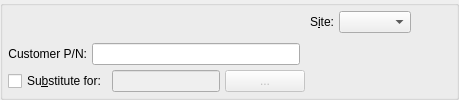
        <widget class="QGroupBox" name="_itemGroup">
         <property name="sizePolicy">
          <sizepolicy hsizetype="Minimum" vsizetype="MinimumExpanding">
           <horstretch>0</horstretch>
           <verstretch>0</verstretch>
          </sizepolicy>
         </property>
         <property name="title">
          <string/>
         </property>
         <layout class="QGridLayout">
          <property name="leftMargin">
           <number>5</number>
          </property>
          <property name="topMargin">
           <number>5</number>
          </property>
          <property name="rightMargin">
           <number>5</number>
          </property>
          <property name="bottomMargin">
           <number>5</number>
          </property>
          <property name="spacing">
           <number>5</number>
          </property>
          <item row="0" column="0" colspan="3">
           <widget class="ItemCluster" name="_item">
            <property name="sizePolicy">
             <sizepolicy hsizetype="Minimum" vsizetype="Preferred">
              <horstretch>0</horstretch>
              <verstretch>0</verstretch>
             </sizepolicy>
            </property>
            <property name="focusPolicy">
             <enum>Qt::StrongFocus</enum>
            </property>
           </widget>
          </item>
          <item row="2" column="0" colspan="3">
           <layout class="QHBoxLayout">
            <item>
             <widget class="QCheckBox" name="_sub">
              <property name="focusPolicy">
               <enum>Qt::NoFocus</enum>
              </property>
              <property name="text">
               <string>Su&amp;bstitute for:</string>
              </property>
             </widget>
            </item>
            <item>
             <widget class="ItemLineEdit" name="_subItem">
              <property name="enabled">
               <bool>false</bool>
              </property>
              <property name="focusPolicy">
               <enum>Qt::StrongFocus</enum>
              </property>
             </widget>
            </item>
            <item>
             <widget class="QPushButton" name="_subItemList">
              <property name="enabled">
               <bool>false</bool>
              </property>
              <property name="focusPolicy">
               <enum>Qt::NoFocus</enum>
              </property>
              <property name="text">
               <string> ... </string>
              </property>
             </widget>
            </item>
            <item>
             <spacer>
              <property name="orientation">
               <enum>Qt::Horizontal</enum>
              </property>
              <property name="sizeHint" stdset="0">
               <size>
                <width>0</width>
                <height>0</height>
               </size>
              </property>
             </spacer>
            </item>
           </layout>
          </item>
          <item row="1" column="0">
           <widget class="QLabel" name="_customerPNLit">
            <property name="text">
             <string>Customer P/N:</string>
            </property>
            <property name="alignment">
             <set>Qt::AlignRight|Qt::AlignTrailing|Qt::AlignVCenter</set>
            </property>
           </widget>
          </item>
          <item row="0" column="3" rowspan="3">
           <layout class="QGridLayout">
            <item row="0" column="0">
             <widget class="QLabel" name="_warehouseLit">
              <property name="text">
               <string>S&amp;ite:</string>
              </property>
              <property name="alignment">
               <set>Qt::AlignRight|Qt::AlignTrailing|Qt::AlignVCenter</set>
              </property>
              <property name="buddy">
               <cstring>_warehouse</cstring>
              </property>
             </widget>
            </item>
            <item row="0" column="1">
             <widget class="WComboBox" name="_warehouse">
              <property name="focusPolicy">
               <enum>Qt::ClickFocus</enum>
              </property>
              <property name="allowNull">
               <bool>true</bool>
              </property>
              <property name="type">
               <enum>WComboBox::Sold</enum>
              </property>
             </widget>
            </item>
            <item row="1" column="1">
             <spacer>
              <property name="orientation">
               <enum>Qt::Vertical</enum>
              </property>
              <property name="sizeHint" stdset="0">
               <size>
                <width>20</width>
                <height>0</height>
               </size>
              </property>
             </spacer>
            </item>
            <item row="1" column="2">
             <spacer>
              <property name="orientation">
               <enum>Qt::Horizontal</enum>
              </property>
              <property name="sizeHint" stdset="0">
               <size>
                <width>40</width>
                <height>20</height>
               </size>
              </property>
             </spacer>
            </item>
           </layout>
          </item>
          <item row="1" column="1">
           <widget class="XLineEdit" name="_customerPN"/>
          </item>
         </layout>
        </widget>
